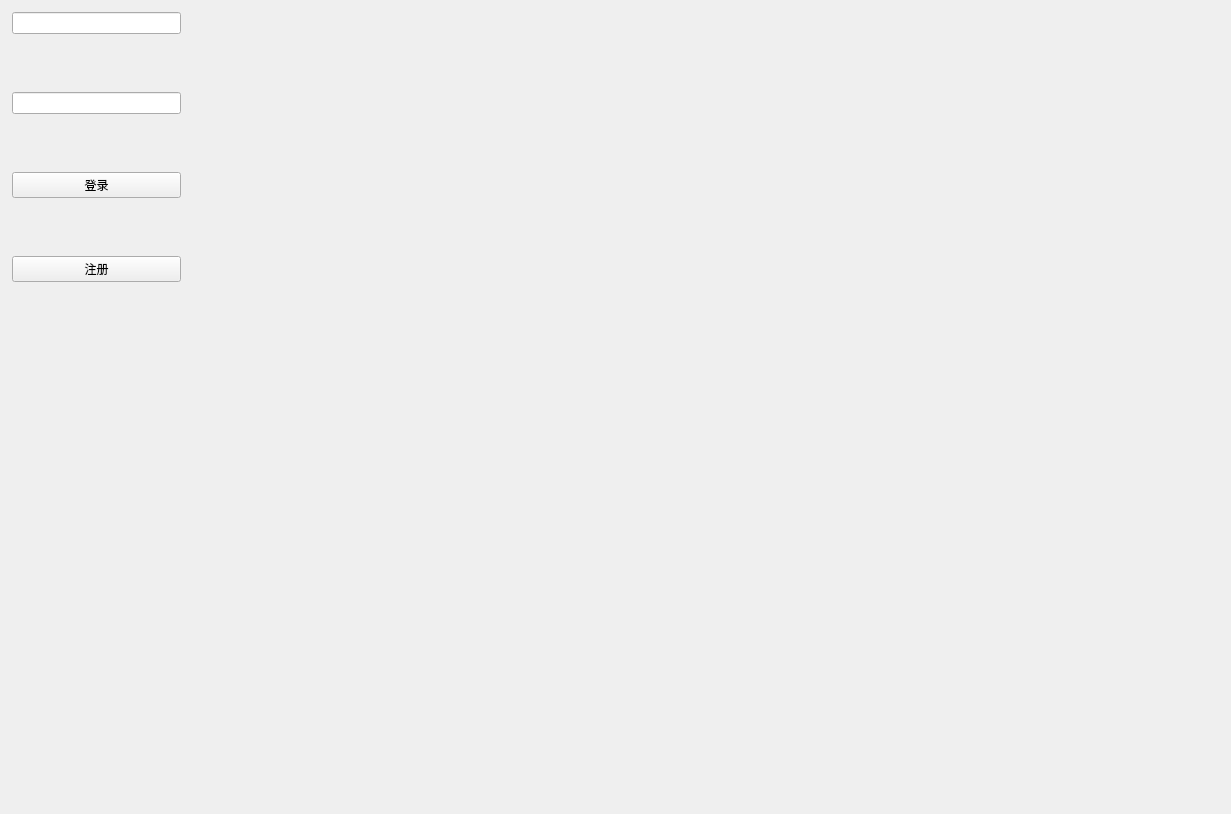
<?xml version="1.0" encoding="UTF-8"?>
<ui version="4.0">
 <class>MainWindow</class>
 <widget class="QMainWindow" name="MainWindow">
  <property name="geometry">
   <rect>
    <x>0</x>
    <y>0</y>
    <width>1231</width>
    <height>814</height>
   </rect>
  </property>
  <property name="sizePolicy">
   <sizepolicy hsizetype="Preferred" vsizetype="Fixed">
    <horstretch>0</horstretch>
    <verstretch>0</verstretch>
   </sizepolicy>
  </property>
  <property name="minimumSize">
   <size>
    <width>0</width>
    <height>0</height>
   </size>
  </property>
  <property name="maximumSize">
   <size>
    <width>16777215</width>
    <height>16777215</height>
   </size>
  </property>
  <property name="windowTitle">
   <string>MainWindow</string>
  </property>
  <property name="toolTipDuration">
   <number>-1</number>
  </property>
  <widget class="QWidget" name="centralwidget">
   <widget class="QWidget" name="">
    <property name="geometry">
     <rect>
      <x>12</x>
      <y>12</y>
      <width>169</width>
      <height>270</height>
     </rect>
    </property>
    <layout class="QVBoxLayout" name="verticalLayout">
     <item>
      <widget class="QLineEdit" name="lineEdit_username"/>
     </item>
     <item>
      <spacer name="verticalSpacer">
       <property name="orientation">
        <enum>Qt::Orientation::Vertical</enum>
       </property>
       <property name="sizeHint" stdset="0">
        <size>
         <width>20</width>
         <height>40</height>
        </size>
       </property>
      </spacer>
     </item>
     <item>
      <widget class="QLineEdit" name="lineEdit_password">
       <property name="echoMode">
        <enum>QLineEdit::EchoMode::Password</enum>
       </property>
      </widget>
     </item>
     <item>
      <spacer name="verticalSpacer_2">
       <property name="orientation">
        <enum>Qt::Orientation::Vertical</enum>
       </property>
       <property name="sizeHint" stdset="0">
        <size>
         <width>20</width>
         <height>40</height>
        </size>
       </property>
      </spacer>
     </item>
     <item>
      <widget class="QPushButton" name="btn_login">
       <property name="text">
        <string>登录</string>
       </property>
      </widget>
     </item>
     <item>
      <spacer name="verticalSpacer_3">
       <property name="orientation">
        <enum>Qt::Orientation::Vertical</enum>
       </property>
       <property name="sizeHint" stdset="0">
        <size>
         <width>20</width>
         <height>40</height>
        </size>
       </property>
      </spacer>
     </item>
     <item>
      <widget class="QPushButton" name="btn_register">
       <property name="text">
        <string>注册</string>
       </property>
      </widget>
     </item>
    </layout>
   </widget>
  </widget>
 </widget>
 <resources/>
 <connections/>
</ui>
